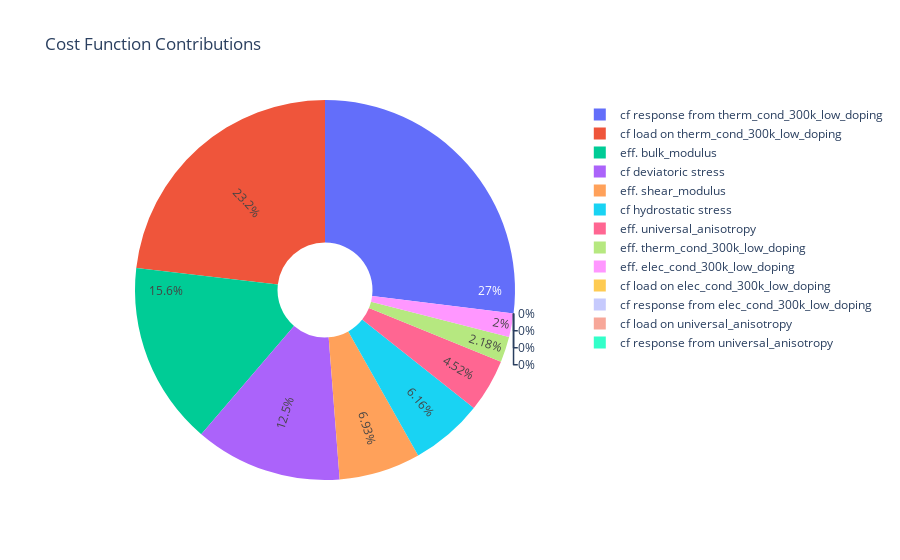

Notebook code for this chart:
### Code cell
# Plot the contributions to the cost function for the best performer
visualizer.plot_cost_func_contribs()

### Figure 1 — Plotly figure (JSON) as saved in the notebook; plotly's stock layout.template omitted (floating-point values rounded to 4 significant figures)
{"data": [{"hole": 0.25, "insidetextorientation": "radial", "labels": ["eff. elec_cond_300k_low_doping", "eff. therm_cond_300k_low_doping", "eff. bulk_modulus", "eff. shear_modulus", "eff. universal_anisotropy", "cf load on elec_cond_300k_low_doping", "cf response from elec_cond_300k_low_doping", "cf load on therm_cond_300k_low_doping", "cf response from therm_cond_300k_low_doping", "cf hydrostatic stress", "cf deviatoric stress", "cf load on universal_anisotropy", "cf response from universal_anisotropy"], "textinfo": "percent", "type": "pie", "values": [0.01303, 0.01421, 0.1015, 0.04521, 0.02953, 0, 0, 0.1511, 0.1761, 0.04022, 0.0817, 0, 0, 0.07478, 0.07307, 0.06868, 0.1377, 0, 0, 0.16, 0.1692, 0.03759, 0.04141, 0, 0, 0.1921, 0.1918, 0.03545, 0.08144]}], "layout": {"showlegend": true, "title": {"text": "Cost Function Contributions"}}}
